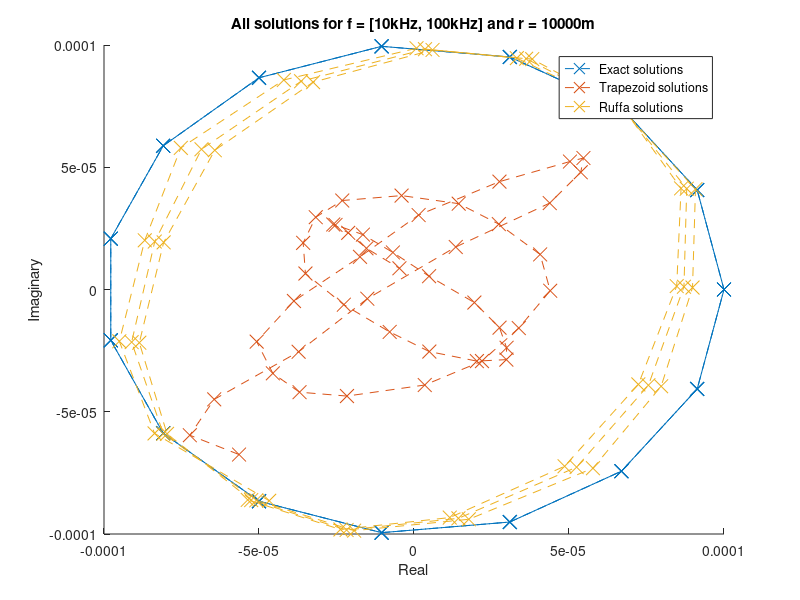
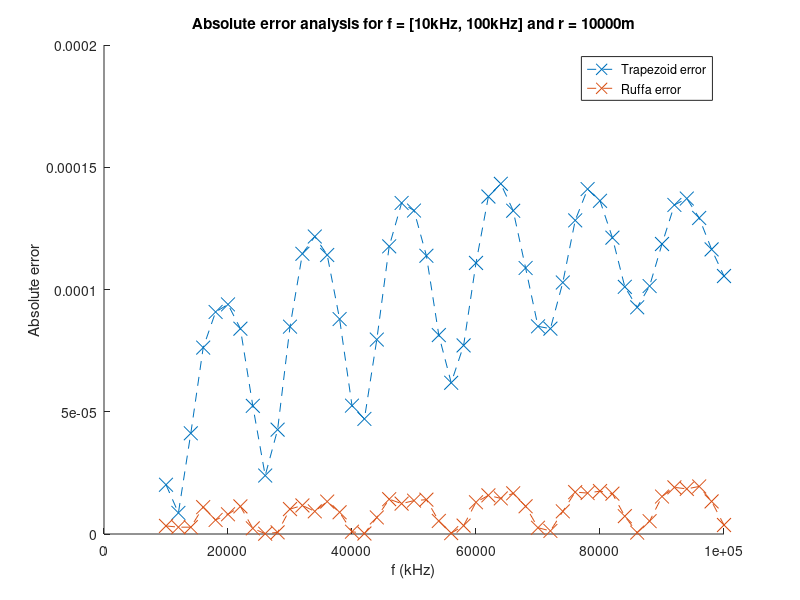

Recreate these plots in MATLAB, in order.
clear;

% constants
c = 300000000;
r = 10000;

% solution lists
needed_size = (100-10)/2 + 1;
exact_solns = zeros(1, needed_size);
trapezoid_solns = zeros(1, needed_size);
ruffa_solns = zeros(1, needed_size);

i = 1;
for f = 10e3:2e3:100e3
    k = (2*pi*f)/c;
    
    % exact solutions
    S0 = exp(-1j*k*r)/r;
    exact_solns(i) = S0;
    
    % trapezoid solutions
    N = 0.8;
    S2_1 = 0;
    for n = 0:0.1:N
        x0 = n*k; % lower bound
        x1 = n*k + 0.1*k; % upper bound
        y0 = (x0*besselj(0, x0*r))/sqrt(k^2 - x0^2);
        y1 = (x1*besselj(0, x1*r))/sqrt(k^2 - x1^2);
        h = x1 - x0;
        S2_1 = S2_1 + (h/2)*(y0 + y1);
    end
    
    N = 100;
    S2_2 = 0;
    for n = 1.1:0.1:N
        x0 = n*k; % lower bound
        x1 = n*k + 0.1*k; % upper bound
        y0 = (x0*besselj(0, x0*r))/sqrt(x0^2 - k^2);
        y1 = (x1*besselj(0, x1*r))/sqrt(x1^2 - k^2);
        h = x1 - x0;
        S2_2 = S2_2 + (h/2)*(y0 + y1);
    end
        
    S2 = -1j*S2_1 + S2_2;
    trapezoid_solns(i) = S2;
    
    % ruffa solutions
    N = 15; % number of iterations
    RR = 0; % solution to summations
    x0 = 0; % lower bound
    x1 = k; % upper bound
    for n = 1:N
        for m = 1:2^(n-1)
            a_R = ((2*m-1)*x1+(2^n-2*m+1)*x0)/(2^n);
            RR = RR + (a_R*besselj(0, a_R*r))/sqrt(k^2 - a_R^2);
        end
    end
    S3_1 = (x1-x0)/(2^N)*RR;
    
    N = 15; % number of iterations
    RR = 0; % solution to summations
    x0 = k; % lower bound
    x1 = 100*k; % upper bound
    for n = 1:N
        for m = 1:2^(n-1)
            a_R = ((2*m-1)*x1+(2^n-2*m+1)*x0)/(2^n);
            RR = RR + (a_R*besselj(0, a_R*r))/sqrt(a_R^2 - k^2);
        end
    end
    S3_2 = (x1-x0)/(2^N)*RR;
    
    S3 = -1j*S3_1 + S3_2;
    ruffa_solns(i) = S3;

    % increment index
    i = i + 1;
end

figure
hold on
plot(exact_solns, '--x', 'MarkerSize', 10)
plot(trapezoid_solns, '--x', 'MarkerSize', 10)
plot(ruffa_solns, '--x', 'MarkerSize', 10)
xlabel('Real')
ylabel('Imaginary')
title('All solutions for f = [10kHz, 100kHz] and r = 10000m')
legend('Exact solutions', 'Trapezoid solutions', 'Ruffa solutions')
hold off

figure
hold on
plot(10e3:2e3:100e3, abs(trapezoid_solns-exact_solns), '--x', 'MarkerSize', 10)
plot(10e3:2e3:100e3, abs(ruffa_solns-exact_solns), '--x', 'MarkerSize', 10)
xlabel('f (kHz)')
ylabel('Absolute error')
title('Absolute error analysis for f = [10kHz, 100kHz] and r = 10000m')
legend('Trapezoid error', 'Ruffa error')
hold off